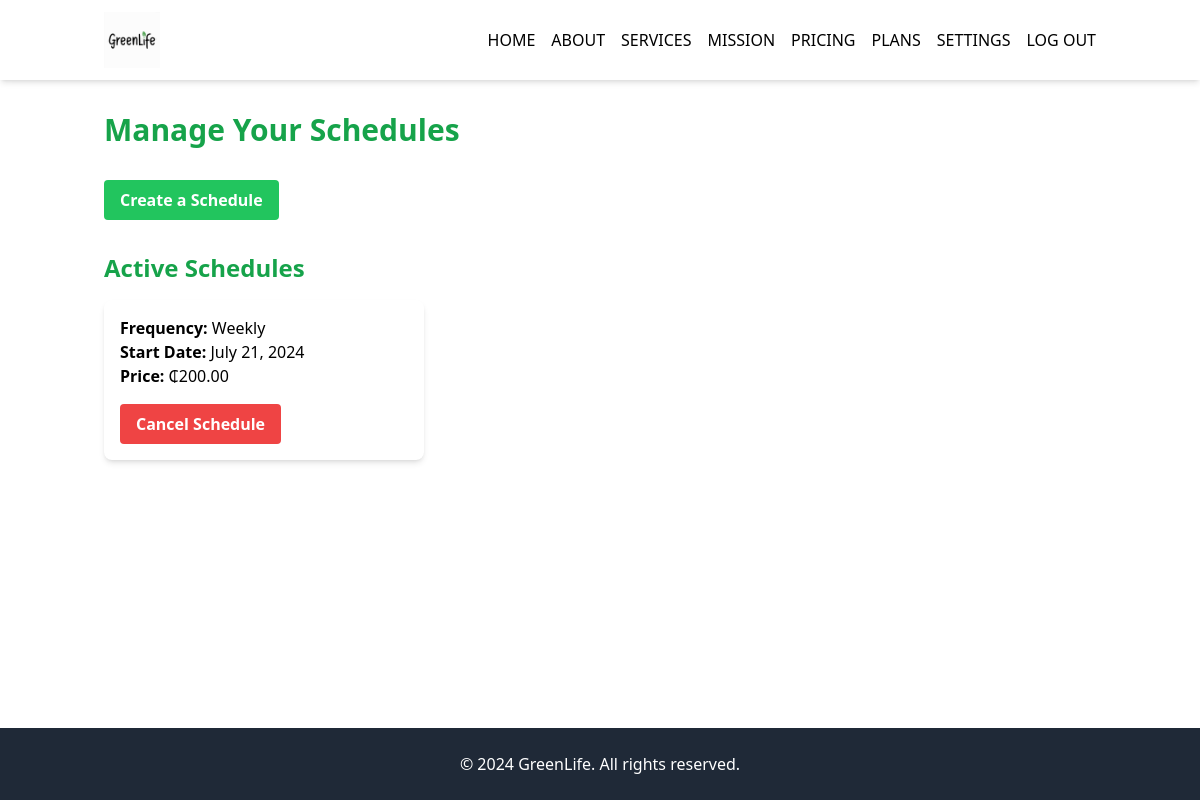
The page /create_schedule/ (signed in) on the database as committed earlier.
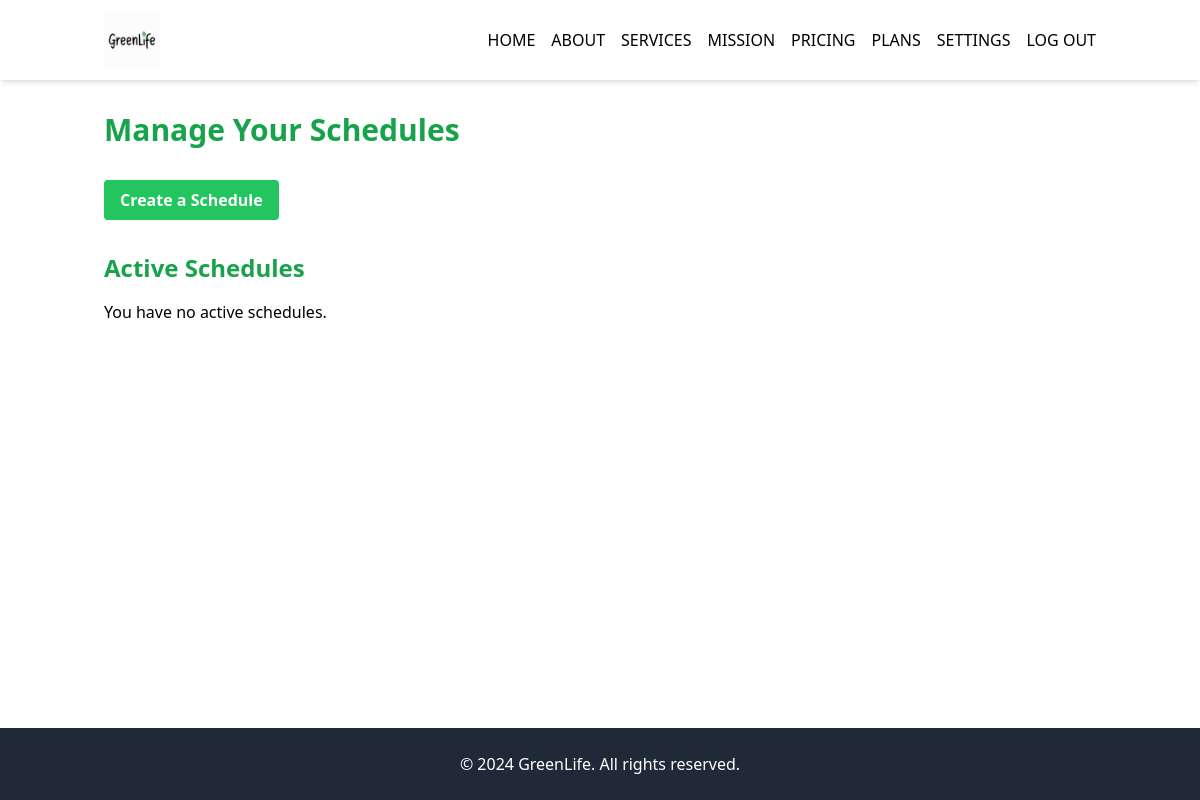
The same page on the database as committed later.
### core/models.py (models this page shows, shortened)
class Schedule(models.Model):
    PICKUP_FREQUENCY = (
        ('daily', 'Daily'),
        ('weekly', 'Weekly'),
        ('biweekly', 'Biweekly'),
        ('fortnightly,', 'Fortnightly')
    )
    customer = models.ForeignKey('Customer', on_delete=models.CASCADE, null=False, blank=False)
    frequency = models.CharField(max_length=20, choices=PICKUP_FREQUENCY, null=False, blank=False)
    start_date = models.DateField(blank=False, null=False)
    pickup_days = models.JSONField(null=False, blank=False, default=dict)
    price = models.DecimalField(max_digits=5, decimal_places=2)
    is_active = models.BooleanField(default=True)

### core/views.py (the view)
# urls.py: path('create_schedule/', create_schedule, name='create_schedule'),
def create_schedule(request):
    pricing = {
        'daily': Decimal('50.00'),
        'weekly': Decimal('200.00'),
        'biweekly': Decimal('350.00'),
        'fortnightly': Decimal('300.00'),
    }
    try:
        customer = request.user.customer
    except User.customer.RelatedObjectDoesNotExist:
        messages.error(request, "You need to complete your profile to create a schedule.")
        return redirect('profile')
    active_schedules = Schedule.objects.filter(customer=customer, is_active=True)
    if request.method == 'POST':
        form = ScheduleCreationForm(request.POST)
        if form.is_valid():
            schedule = form.save(commit=False)
            schedule.customer = customer
            schedule.price = pricing[schedule.frequency]
            schedule.save()
            messages.success(request, "Schedule created successfully!")
            return redirect('create_schedule')  # Redirect to the plans page or wherever you want
        else:
            messages.error(request, "There was an error in your form. Please check and try again.")
    else:
        form = ScheduleCreationForm()
    return render(request, 'plans.html', {
        'form': form,
        'active_schedules': active_schedules,
        'pricing': pricing
    })

### Templates/plans.html (shortened to what this page needs)
{% extends 'base.html' %}
{% load static %}
{% block content %}
<div class="container mx-auto px-4 py-8">
    <h1 class="text-3xl font-bold text-green-600 mb-8">Manage Your Schedules</h1>
    <button id="create-schedule-btn" class="bg-green-500 hover:bg-green-600 text-white font-bold py-2 px-4 rounded focus:outline-none focus:shadow-outline transition duration-300 mb-8">
        Create a Schedule
    </button>
    <h2 class="text-2xl font-semibold text-green-600 mb-4">Active Schedules</h2>
    <div class="grid grid-cols-1 md:grid-cols-2 lg:grid-cols-3 gap-4">
        {% for schedule in active_schedules %}
            <div class="bg-white shadow-md rounded-lg p-4">
                <p><strong>Frequency:</strong> {{ schedule.get_frequency_display }}</p>
                <p><strong>Start Date:</strong> {{ schedule.start_date }}</p>
                <p><strong>Price:</strong> ₵{{ schedule.price }}</p>
                <form action="{% url 'cancel_schedule' schedule.id %}" method="post" style="display: inline;">
                    <button type="submit" class="cancel-schedule-btn mt-4 bg-red-500 hover:bg-red-600 text-white font-bold py-2 px-4 rounded focus:outline-none focus:shadow-outline transition duration-300">
                    Cancel Schedule
                    </button>
                    </form>
            </div>
        {% empty %}
            <p>You have no active schedules.</p>
        {% endfor %}
    </div>
</div>
{% endblock %}

Rows that differ between the two databases and show on the page:
no longer on this page (row edited): Schedule: frequency "Weekly", start_date "July 21, 2024", price "200.00"
Other text that changed with them:
text now shown: "You have no active schedules."
